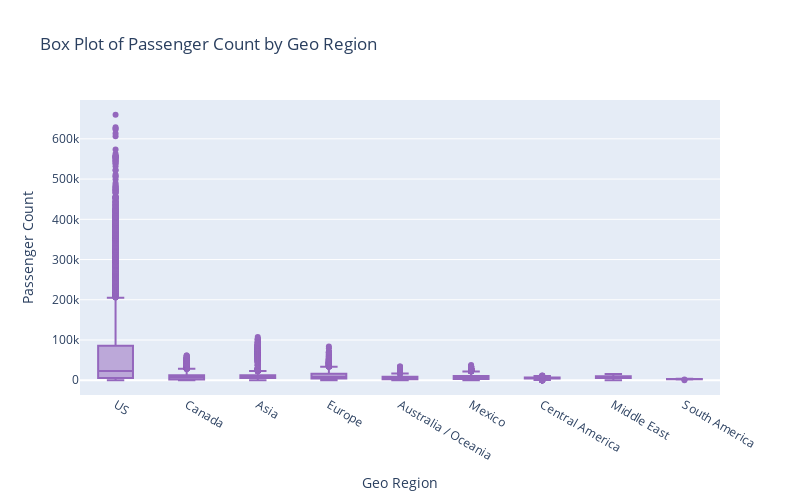

Write notebook code for a chart like this one.
### Code cell
import pandas as pd
import matplotlib.pyplot as plt
import seaborn as sns
from tqdm.auto import tqdm

tqdm.pandas()

# Load the data
file_path = r'C:\Users\vrishin\Desktop\GMU\GMU_class\1st sem\Big_data\datasets\Air_Traffic_Passenger_Statistics.csv'
data = pd.read_csv(file_path)

# Create a box plot for passenger count by geo region using Plotly
fig = px.box(data, x='GEO_Region', y='Passenger_Count',
             title='Box Plot of Passenger Count by Geo Region',
             labels={'GEO Region': 'Geo Region', 'Passenger Count': 'Passenger Count'},
             boxmode='overlay', color_discrete_sequence=['#9467bd'])

# Customize the layout
fig.update_layout(xaxis_title='Geo Region', yaxis_title='Passenger Count', height=500, width=800)

# Show the plot
fig.show()

### Figure 1 — Plotly figure (JSON) as saved in the notebook; plotly's stock layout.template omitted (floating-point values rounded to 4 significant figures; data arrays with more than 128 entries replaced by an {"elided": "..."} marker saying what was removed)
{"data": [{"alignmentgroup": "True", "hovertemplate": "GEO_Region=%{x}<br>Passenger_Count=%{y}<extra></extra>", "legendgroup": "", "marker": {"color": "#9467bd"}, "name": "", "notched": false, "offsetgroup": "", "orientation": "v", "showlegend": false, "type": "box", "x": {"elided": "26576 str values"}, "x0": " ", "xaxis": "x", "y": {"elided": "26576 int values"}, "y0": " ", "yaxis": "y"}], "layout": {"boxmode": "overlay", "height": 500, "legend": {"tracegroupgap": 0}, "title": {"text": "Box Plot of Passenger Count by Geo Region"}, "width": 800, "xaxis": {"anchor": "y", "domain": [0, 1], "title": {"text": "Geo Region"}}, "yaxis": {"anchor": "x", "domain": [0, 1], "title": {"text": "Passenger Count"}}}}
